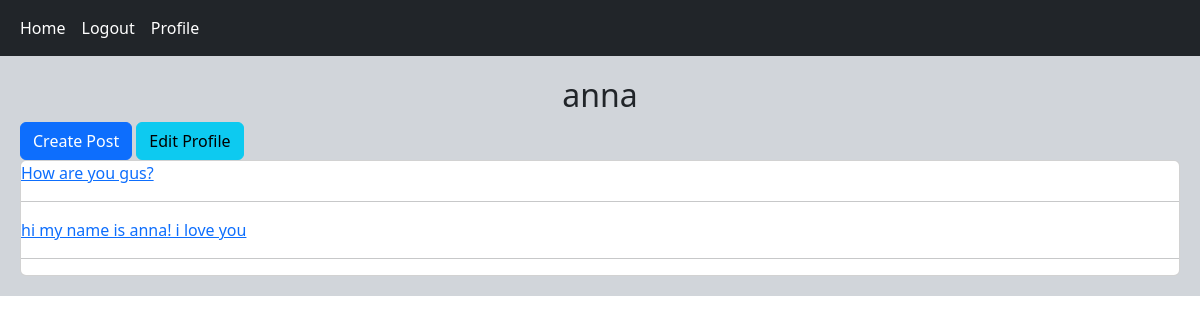
The page /account/profile/3/ (signed in) on the database its author committed.
### home/models.py (models this page shows, shortened)
class Post_User(models.Model):
    user = models.ForeignKey(User, on_delete=models.CASCADE, related_name='posts')
    body = models.TextField()
    slug = models.SlugField()
    created = models.DateTimeField(auto_now_add=True)
    updated = models.DateTimeField(auto_now=True)
    class Meta:
        ordering = ('-created',)
    def get_absolute_url(self):
        return reverse('home:post_detail', args=(self.id, self.slug))

### account/views.py (the view)
# urls.py: path('profile/<int:user_id>/', views.UserProfileView.as_view(), name='user_profile'),
class UserProfileView(LoginRequiredMixin, View):
    def get(self, request, user_id):
        is_following = False
        user = get_object_or_404(User, pk=user_id)
        post = user.posts.all()
        relation = Relation_User.objects.filter(from_user=request.user, to_user=user)
        if relation.exists():
            is_following = True
        return render(request, 'account/profile.html', {'user':user, 'post':post, 'is_following':is_following})

### account/templates/account/profile.html (shortened to what this page needs)
{% extends 'base.html' %}
{% block content %}
    <h2 class="text-center">{{ user.username  }} </h2>
    {% if request.user.id == user.id %}
        <a href="{% url 'home:post_create' %}" class="btn btn-primary">Create Post</a>
        <a href="{% url 'account:user_edit' %}" class="btn btn-info">Edit Profile</a>
    {% endif %}
    <div class="card">
        {% for posts in post %}
            <a href="{{ posts.get_absolute_url }}"> {{ posts.body|truncatewords:8 }}</a><hr>
        {% endfor %}
    </div>
{% endblock %}

### rows shown on the page
Post_User: body "How are you gus?"
Post_User: body "hi my name is anna! i love you"

### other values the page prints
{{ user.username }} "anna"
